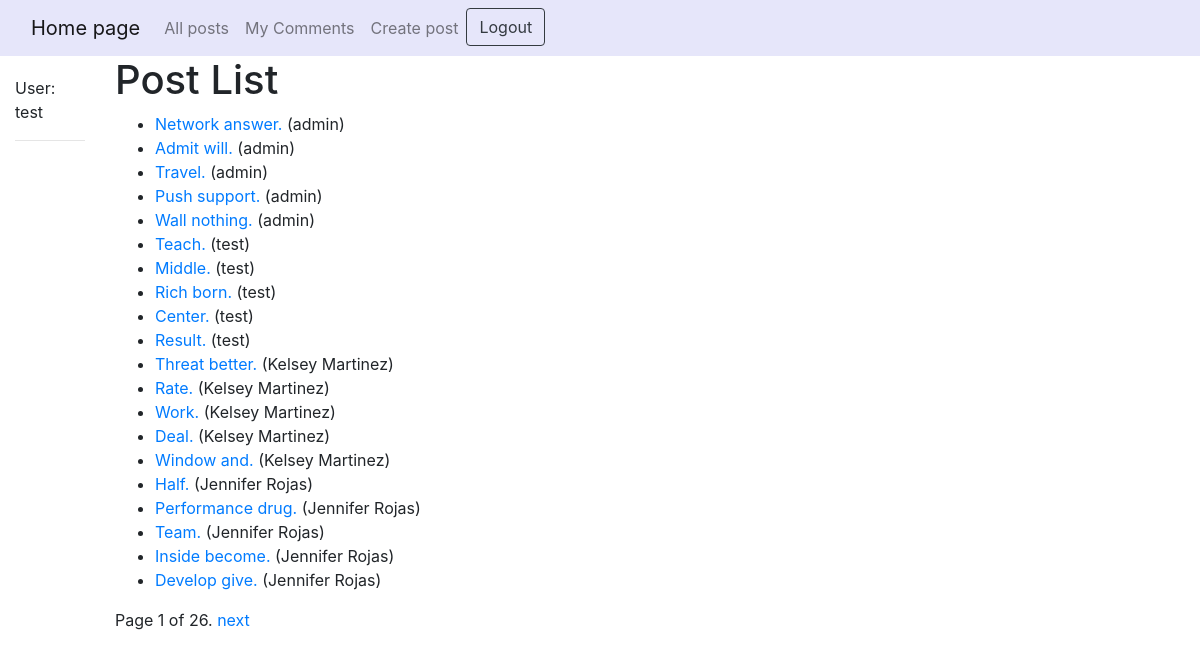
/blog/posts/ (signed in), run on the app's committed database.
### blog/models.py (models this page shows, shortened)
class Post(models.Model):
    title = models.CharField(max_length=250)
    brief_description = models.CharField(max_length=250)
    full_description = models.CharField(max_length=500)
    image = models.URLField()
    posted = models.BooleanField(default=False)
    author = models.ForeignKey(get_user_model(), on_delete=models.CASCADE)

### blog/views.py (the view)
# urls.py: path('posts/', views.PostListView.as_view(), name='posts'),
class PostListView(generic.ListView):
    model = Post
    paginate_by = 20
    template_name = 'post_list.html'

### blog/templates/post_list.html
{% extends "base_generic.html" %}
{% block content %}
    <h1>Post List</h1>
    {% if post_list %}
    <ul>
      {% for post in post_list %}
      <li>
        <a href="{% url 'post-detail' post.author.pk %}">{{ post.title }}</a> ({{post.author}})
      </li>
      {% endfor %}
    </ul>
    {% else %}
      <p>There are no posts in the blog.</p>
    {% endif %}
{% endblock %}}

### blog/templates/base_generic.html (shortened to what this page needs)
<!DOCTYPE html>
<html lang="en">
<head>
  <link rel="stylesheet" href="https://cdn.jsdelivr.net/npm/bootstrap@4.5.3/dist/css/bootstrap.min.css">
  {% load static %}
    <link rel="stylesheet" href="{% static 'css/styles.css' %}">
</head>
<body>
<nav class="navbar navbar-expand-lg navbar-light" style="background-color: #e6e6fa;">
  <div class="container-fluid">
    <a class="navbar-brand" href="{% url 'index' %}">Home page</a>
    <div class="collapse navbar-collapse" id="navbarScroll">
      <ul class="navbar-nav me-auto my-2 my-lg-0 navbar-nav-scroll" style="--bs-scroll-height: 100px;">
        <li class="nav-item">
          <a class="nav-link" href="{% url 'posts' %}">All posts</a>
        </li>
        {% if user.is_authenticated %}
            <li class="nav-item">
                <a class="nav-link" href="{% url 'my-comments' %}">My Comments</a>
            </li>
            <li class="nav-item">
                <a class="nav-link" href="{% url 'create-post' %}">Create post</a>
            </li>
            <li class="nav-item">
                <a class="btn btn-outline-dark" href="{% url 'logout' %}">Logout</a>
            </li>
        {% endif %}
      </ul>
    </div>
  </div>
</nav>
<div class="container-fluid">
    <div class="row">
        <div class="col-sm-1">
        {% block sidebar %}
        <ul class="sidebar-nav">
            {% if user.is_authenticated %}
                <li>User: {{ user.get_username }}</li>
            {% endif %}
        </ul>
      <hr />
       {% endblock %}
       </div>
<div class="col-sm-10 ">
    {% block content %}{% endblock %}
    {% block pagination %}
        {% if is_paginated %}
            <div class="pagination">
                <span class="page-links">
                <span class="page-current">
                  Page {{ page_obj.number }} of {{ page_obj.paginator.num_pages }}.
                </span>
              {% if page_obj.has_next %}
                 <a href="{{ request.path }}?page={{ page_obj.next_page_number }}">next</a>
              {% endif %}
                </span>
            </div>
        {% endif %}
{% endblock %}
</body>
</html>

### blog/static/css/styles.css (style rules this page uses)
.sidebar-nav { margin-top: 20px; padding: 0; list-style: none; }

### data on the page
Post: title "Network answer.", author "admin"
Post: title "Admit will.", author "admin"
Post: title "Travel.", author "admin"
Post: title "Push support.", author "admin"
Post: title "Wall nothing.", author "admin"
Post: title "Teach.", author "test"
Post: title "Middle.", author "test"
Post: title "Rich born.", author "test"
Post: title "Center.", author "test"
Post: title "Result.", author "test"
Post: title "Threat better.", author "Kelsey Martinez"
Post: title "Rate.", author "Kelsey Martinez"
Post: title "Work.", author "Kelsey Martinez"
Post: title "Deal.", author "Kelsey Martinez"
Post: title "Window and.", author "Kelsey Martinez"
Post: title "Half.", author "Jennifer Rojas"
Post: title "Performance drug.", author "Jennifer Rojas"
Post: title "Team.", author "Jennifer Rojas"
Post: title "Inside become.", author "Jennifer Rojas"
Post: title "Develop give.", author "Jennifer Rojas"

### other printed values
{{ user.get_username }} "test"
{{ page_obj.number }} "1"
{{ page_obj.paginator.num_pages }} "26"
